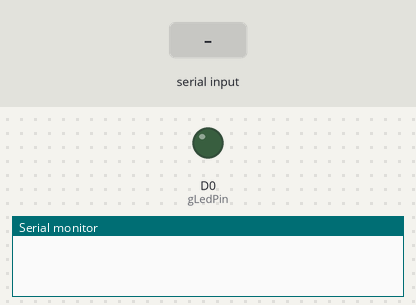
The sketch below on a simulated ESP8266 (NodeMCU). On the bench: output pins drawn as LEDs (lit = HIGH), the last lines printed to the serial monitor. The test bench sets the inputs (shaded band).

Above: at 1.2 s.
1.3 s: "1" received over Serial
At 1.6 s:
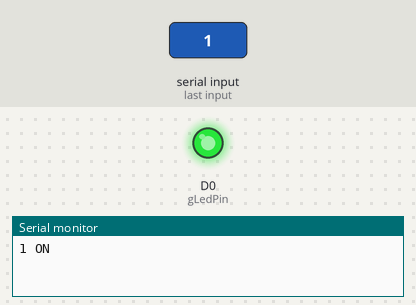
2.8 s: "0" received over Serial
At 3.9 s:
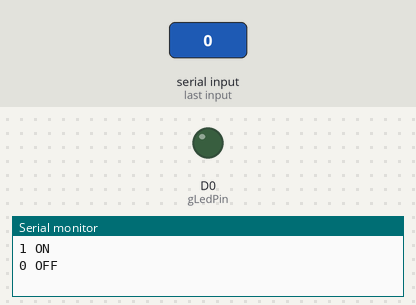
Timing chart, 0 to 5.8 s (numbered marks = the images above; inputs shaded):
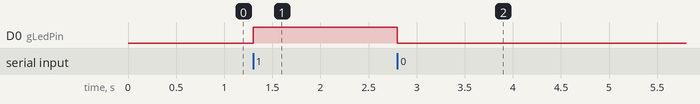

Measured:
- after the input at 1.3 s, D0 (gLedPin): LOW → HIGH at once
- after the input at 2.8 s, D0 (gLedPin): HIGH → LOW at once

The sketch:

Heltec_WiFi_Kit_8_BT_v0.ino
```cpp
/*
2* Bluetooh Basic: LED ON OFF - Avishkar
3* Coder - Mayoogh Girish
4* Website - http://bit.do/Avishkar
5* Download the App : https://github.com/Mayoogh/Arduino-Bluetooth-Basic
6* This program lets you to control a LED on pin 13 of arduino using a bluetooth module
7* USB-SERIAL CH340 (COM23)
8* plug Tx-Rx after uploading

Result:
20180825 unable to control the led via BT, control from serial monitor is ok
*/
char data = 0;            //Variable for storing received data
//const int yLedPin = D11;
//const int gLedPin = D12;
const int gLedPin = D0;

void setup()
{
    Serial.begin(38400);   //Sets the baud for serial data transmission
    //Serial.begin(57600);   //Sets the baud for serial data transmission
    //pinMode(yLedPin, OUTPUT);
    pinMode(gLedPin, OUTPUT);  //Sets digital pin 13 as output pin
}


void loop()
{
    /*
    //
    digitalWrite(yLedPin,HIGH);
    delay(1000);
    digitalWrite(yLedPin,LOW);
    delay(1000);
    //
    */

   //
   if(Serial.available() > 0)      // Send data only when you receive data:
   {
      data = Serial.read();        //Read the incoming data & store into data
      Serial.print(data);          //Print Value inside data in Serial monitor
      //Serial.print("\n");

      if(data == '1')              // Checks whether value of data is equal to 1
      {
      digitalWrite(gLedPin, HIGH);   //If value is 1 then LED turns ON
      Serial.println(" ON");
      }

      if(data == '0')         //  Checks whether value of data is equal to 0
      {
       digitalWrite(gLedPin, LOW);    //If value is 0 then LED turns OFF
       Serial.println(" OFF");
      }
      //Serial.print("\n");
   }//if_loop
   //

}//void_loop
```
